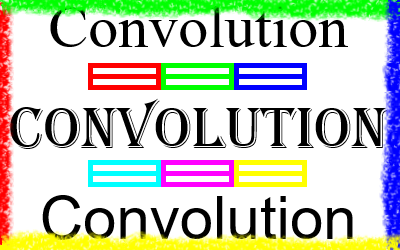
#> input picture bernat/images/sampletext2.png, 400 x 250 px
$ jupyter execute --allow-errors z_tutorial_image.ipynb   (older library calls are emulated)
#> lines starting #> are read from the running program, lines starting #| are printed output that depends on the picture
# Tutorial: Images

[cell 1]
import matplotlib.pyplot as plt
import matplotlib.image as mpimg
import numpy as np
from PIL import Image

## Import and Show an image

[cell 2]
img = mpimg.imread('images/sampletext2.png')
#> img is the input picture: shape (250, 400, 3) float32; mean R, G, B 0.771, 0.801, 0.737

print(img)
#> (printed output is left out)

plt.imshow(img)
plt.show()

lum_img = img[:, :, 0]
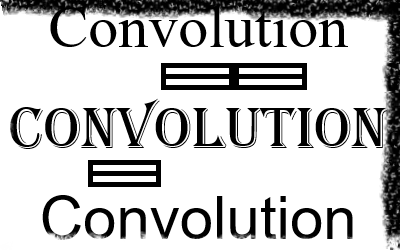
#> lum_img: shape (250, 400) float32; min 0, max 1, mean 0.771

plt.imshow(lum_img, cmap='hot')
plt.colorbar()
plt.show()
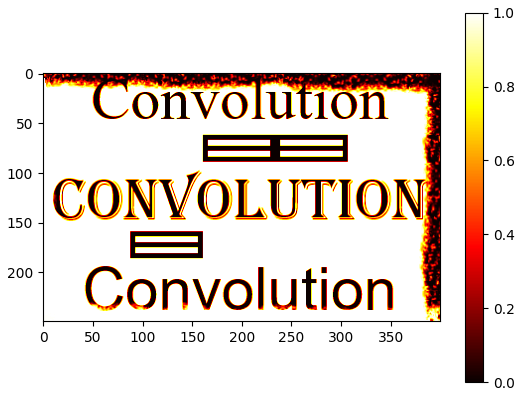
#> figure drawn by matplotlib, 2 panels

## Histogram

[cell 3]
plt.hist(lum_img.ravel(), bins=256, range=(0.0, 1.0), fc='k', ec='k')
plt.show()
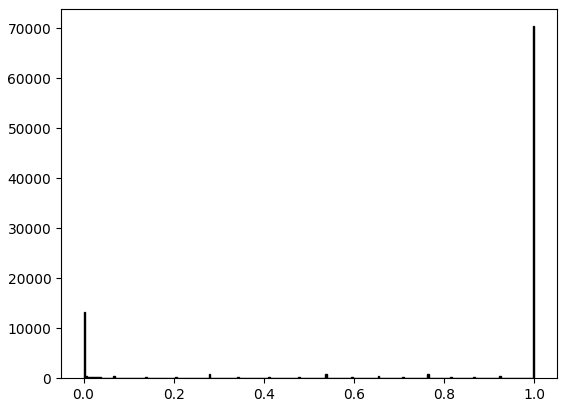
#> figure drawn by matplotlib, 1 panel; tallest bar 70452 high, from x = 0.996 to 1

## Contrast

[cell 4]
fig = plt.figure()

ax = fig.add_subplot(1, 2, 1)
imgplot = plt.imshow(lum_img, cmap='hot')
ax.set_title('Before')
plt.colorbar(ticks=[0.1, 0.3, 0.5, 0.7], orientation='horizontal')

ax = fig.add_subplot(1, 2, 2)
imgplot = plt.imshow(lum_img, cmap='hot')
imgplot.set_clim(0.0, 0.7)
ax.set_title('After')
plt.colorbar(ticks=[0.1, 0.3, 0.5, 0.7], orientation='horizontal')

plt.show()
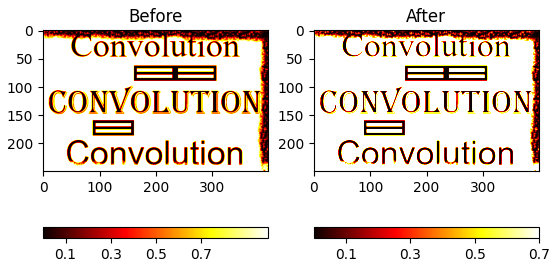
#> figure drawn by matplotlib, 4 panels

## Import .JPG

#> (a cell that did not finish here is left out)

## Import .PNG

[cell 6]
h = Image.open('images/sampletext2.png')
realsize=h.size
#> realsize = (400, 250)
print(realsize)
#| (400, 250)
factor=2
newsize=tuple(int(ti/factor) for ti in realsize)
#> newsize = (200, 125)
print(newsize)
#| (200, 125)
h=h.resize(newsize,Image.ANTIALIAS)
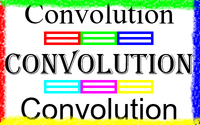
#> h: PIL image 200x125 RGB; mean R, G, B 196.4, 204, 187.7
h = np.array(h,dtype=float) #We convert it to an ARRAY.
#> h: shape (125, 200, 3) float64
h = h[:, :, 0] #One option to convert from RGB to grayscale is to get one color (R,G or B)
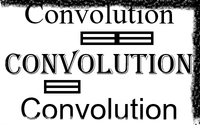
#> h: shape (125, 200) float64; min 0, max 255, mean 196.4
size_x = len(h[0])
#> size_x = 200
size_y = len(h)
#> size_y = 125
print(h.shape) #[Y,X]
#| (125, 200)
print(size_x)
#| 200
print(size_y)
#| 125
print('h(t) imported and reduced correctly!')

print(h)
#> (printed output is left out)
plt.imshow(h, cmap='gray')
plt.show()
